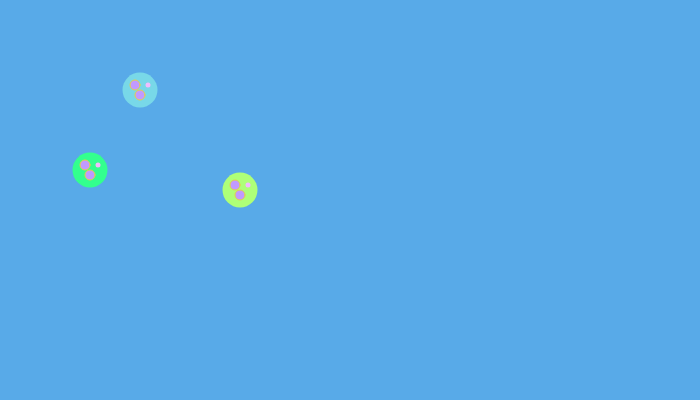
Frame 1 (no input)
Frame 60 (no input): identical to frame 1, image omitted
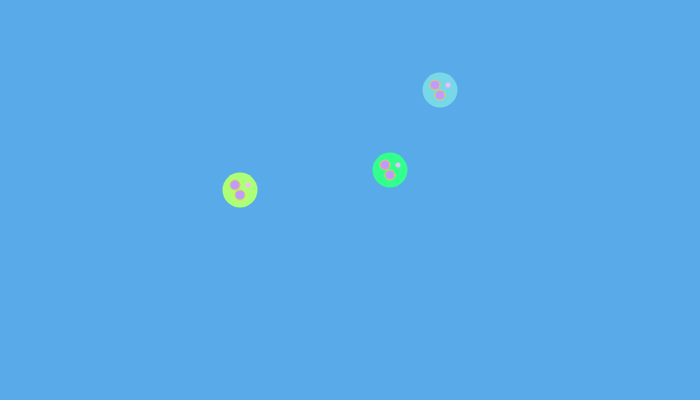
Frame 120 (the mouse pressed at the canvas centre since frame 60)

The p5.js sketch that drew these frames (run headless with seeded random() and noise() and a simulated clock; from frame 60 on, the mouse is pressed at the canvas centre):

// p5.js sketch
// ── sketch.js
var grn, slate, ltgrn;
var step = 0;
var stepY;
var vel = 1;
var acc = .2;
var rand = 0;
var x;

function setup() {
  background(88, 170, 232);
  createCanvas(700, 400);
  noStroke();
  grn = color(51, 255, 142);
  slate = color(120, 216, 232);
  ltgrn = color(174, 255, 120);
  stepY = 0
}

function draw() {
   background(88, 170, 232);

  if (mouseIsPressed) {
    step += 5;
    //rand += random(0, 3) + 3;
    
    if (step > width) {
      step = -100;
      
    }
  }
   if (keyIsPressed) {
    //console.log("key is: ");
    //console.log(key);
    //console.log(keyCode); 
    if (key == 'w') {
     //step -= (acc+3);
     vel += acc;
     step += vel;
     //console.log(step);
     if(step > 700){
       step = -150;
       //vel = 0;
     }
    }
    
   
    if( (key == 'a') || (key == 'A') || (key == 'Q') || (key == 'q')){
      stepY -= 2;
      //console.log(key);
      if(stepY < -180){
        stepY = 216;
      } // stepY limits
    } // key a or q
   
    
  }
  
  bump(50 + step, 130 + stepY, grn);   // funtion call
  bump(100 + step, 50, slate);
  bump(200, (150 + rand), ltgrn);
  
  var result = mathDemo(step, stepY);
  //console.log(result);
  if(result < -150){
    console.log(step);
    step = 0;
  }
 
  console.log(stepY);
}

function bump(locX,locY,clr) {
  var x = locX;
  var y = locY;
  noStroke();
  fill(clr);  //green
  ellipse(40 + x, 40 + y, 35, 35);
  fill(193, 154, 255); // purple
  stroke(229, 206, 76); // orange
  strokeWeight(1);
  ellipse(35 + x, 35 + y, 10, 10);
  ellipse(40 + x, 45 + y, 10, 10);
  noStroke();
  fill(241, 188, 255); // light purple
  ellipse(48 + x, 35 + y, 5, 5);
  //println(x);
  //println(y);
}

function mathDemo(valA, valB){
  var valC = valA + valB;
  return valC;
  
}

function mousePressed() {
  x+=5;
}
